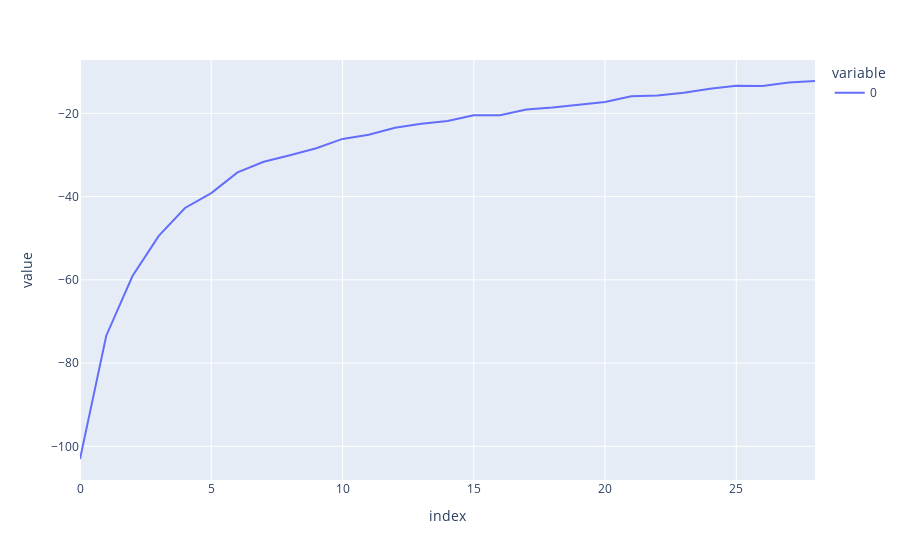

This figure's notebook cell:
### Code cell
inertia = []
for i in range(1, 30):
    m1 = clone(m1)
    m1.set_params(**{"second__n_clusters": i})
    m1.fit(data.select_dtypes(include="float64"))
    inertia.append(m1.score(data.select_dtypes(include="float64")))

px.line(inertia).show()

### Figure 1 — Plotly figure (JSON) as saved in the notebook; plotly's stock layout.template omitted (floating-point values rounded to 4 significant figures)
{"data": [{"hovertemplate": "variable=0<br>index=%{x}<br>value=%{y}<extra></extra>", "legendgroup": "0", "line": {"color": "#636efa", "dash": "solid"}, "marker": {"symbol": "circle"}, "mode": "lines", "name": "0", "orientation": "v", "showlegend": true, "type": "scatter", "x": [0, 1, 2, 3, 4, 5, 6, 7, 8, 9, 10, 11, 12, 13, 14, 15, 16, 17, 18, 19, 20, 21, 22, 23, 24, 25, 26, 27, 28], "xaxis": "x", "y": [-103.0, -73.43, -59.08, -49.45, -42.73, -39.17, -34.19, -31.65, -30.05, -28.37, -26.14, -25.15, -23.46, -22.5, -21.86, -20.48, -20.43, -19.07, -18.58, -17.91, -17.25, -15.92, -15.69, -15.08, -14.07, -13.36, -13.45, -12.59, -12.23], "yaxis": "y"}], "layout": {"autosize": true, "legend": {"title": {"text": "variable"}, "tracegroupgap": 0}, "margin": {"t": 60}, "xaxis": {"anchor": "y", "autorange": true, "domain": [0, 1], "range": [0, 28], "title": {"text": "index"}, "type": "linear"}, "yaxis": {"anchor": "x", "autorange": true, "domain": [0, 1], "range": [-108.1, -7.185], "title": {"text": "value"}, "type": "linear"}}}
